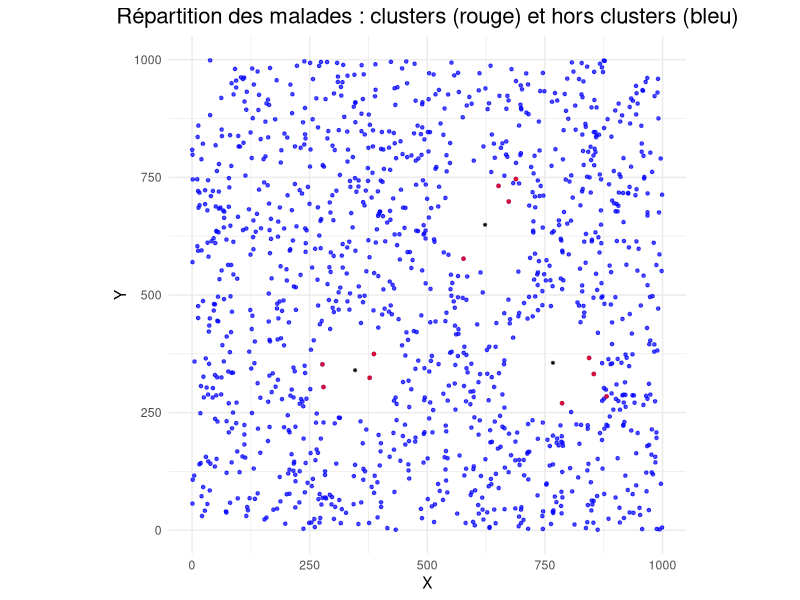

This chart was generated by the following R code: (Note: this script raises an error after producing the figure.)
## ---- chunk 1
rm(list = ls())

library(dplyr)
library(ggplot2)
library(sampling)
library(MASS)
library(clusterGeneration)
library(mvtnorm)
library(survey)


## ---- chunk 2
set.seed(123)

# Étape 1 : Génération de la population globale
n_total <- 250000  # Nombre total d'individus

# Générer des coordonnées aléatoires dans un espace 2D (1000 x 1000)
population <- data.frame(
  id = 1:n_total,
  x = runif(n_total, min = 0, max = 1000),  # Coordonnées x
  y = runif(n_total, min = 0, max = 1000)   # Coordonnées y
)

# Étape 2 : Définition des centres des clusters de malades
n_centres <- 3  # Nombre de clusters
centres_malades <- data.frame(
  centre_id = 1:n_centres,
  x = runif(n_centres, min = 200, max = 800),  # Centres x
  y = runif(n_centres, min = 200, max = 800)   # Centres y
)

## ---- chunk 3
# Étape 3 : Génération des malades
prop_malades <- 0.005  # Proportion totale de malades dans la population
prop_clusters <- 0.01 # Proportion de malades dans les clusters
n_malades <- round(n_total * prop_malades)  # Nombre total de malades
n_cluster_malades <- round(n_malades * prop_clusters)  # Nombre de malades dans les clusters
n_outside_malades <- n_malades - n_cluster_malades  # Nombre de malades hors clusters
mean_radius <- 50  # Rayon moyen autour des centres

# Générer les malades dans les clusters
set.seed(456)
malades_clusters <- do.call(rbind, lapply(1:n_centres, function(i) {
  n_cluster <- round(n_cluster_malades / n_centres)  # Répartition des malades entre les clusters
  data.frame(
    id = NA,  # ID temporaire (non encore assigné)
    x = rnorm(n_cluster, mean = centres_malades$x[i], sd = mean_radius),
    y = rnorm(n_cluster, mean = centres_malades$y[i], sd = mean_radius),
    malade = 1,  # Marquer ces individus comme malades
    cluster = i  # Identifier le cluster
  )
}))

# Assurer que les malades dans les clusters restent dans la grille
malades_clusters$x <- pmax(0, pmin(1000, malades_clusters$x))
malades_clusters$y <- pmax(0, pmin(1000, malades_clusters$y))

# Générer les malades hors des clusters
set.seed(789)
malades_outside <- data.frame(
  id = integer(0),   # ID temporaire vide (type entier)
  x = numeric(0),    # Coordonnée x vide
  y = numeric(0),    # Coordonnée y vide
  malade = integer(0)  # Marqueur vide
)


while (nrow(malades_outside) < n_outside_malades) {
  # Calculer le nombre de malades hors clusters à ajouter
  malades_outside_a_ajouter <- n_outside_malades - nrow(malades_outside)
  
  # Générer des candidats hors clusters
  candidates <- data.frame(
    x = runif(malades_outside_a_ajouter, min = 0, max = 1000),
    y = runif(malades_outside_a_ajouter, min = 0, max = 1000)
  )
  
  # Calculer la distance aux centres des clusters
  distances <- sapply(1:n_centres, function(i) {
    sqrt((candidates$x - centres_malades$x[i])^2 + (candidates$y - centres_malades$y[i])^2)
  })
  
  # Garder les points éloignés des clusters
  if (malades_outside_a_ajouter > 1) {
    outside <- rowSums(distances < mean_radius * 2) == 0  # Ajuster la zone d'exclusion
  } else { # si on a qu'un seul individu à ajouter on ne peut pas utiliser rowSums (on utilise juste sum)
    outside <- sum(distances < mean_radius * 2) == 0  # Ajuster la zone d'exclusion
  }
  
  malades_outside <- rbind(
    malades_outside,
    data.frame(
      id = NA, 
      x = candidates[outside, "x"], 
      y = candidates[outside, "y"], 
      malade = 1
    )
  )
}

# Ajouter les IDs à la population
malades_clusters$id <- sample(population$id, nrow(malades_clusters))
malades_outside$id <- sample(setdiff(population$id, malades_clusters$id), nrow(malades_outside))

# Fusionner les malades
malades <- rbind(
  malades_clusters[, c("id", "x", "y", "malade")],
  malades_outside[, c("id", "x", "y", "malade")]
)

# Ajouter les malades à la population globale
population$malade <- 0
test <- population
population[population$id %in% malades$id, c("x", "y", "malade")] <- malades[, c("x", "y", "malade")]

# Étape 4 : Visualisation
library(ggplot2)

# Séparerles malades dans et hors clusters pour la visualisation
malades_clusters_plot <- malades_clusters
malades_outside_plot <- subset(population, malade == 1 & !(id %in% malades_clusters$id))

ggplot() +
  geom_point(data = malades_outside_plot, aes(x = x, y = y), color = "blue", size = 0.9, alpha = 0.7) +
  geom_point(data = malades_clusters_plot, aes(x = x, y = y), color = "red", size = 0.9, alpha = 0.7) +
  geom_point(data = centres_malades, aes(x = x, y = y), color = "black", size = 0.5, shape = 8) +
  labs(title = "Répartition des malades : clusters (rouge) et hors clusters (bleu)",
       x = "X", y = "Y") +
  coord_fixed(ratio = 1, xlim = c(0, 1000), ylim = c(0, 1000)) +
  theme_minimal() +
  theme(plot.title = element_text(hjust = 0.5, size = 16))




## Création des PSU


# Étape 4 : Création de PSU réguliers (15x15) dans l'espace 1000x1000
psu_size <- 15  

# Calculer les limites des PSU
psu_x_limits <- seq(0, 1000, by = 1000/psu_size)
psu_y_limits <- seq(0, 1000, by = 1000/psu_size)

# Attribuer chaque individu à une PSU
population$psu_x <- cut(population$x, breaks = psu_x_limits, labels = FALSE, include.lowest = TRUE)
population$psu_y <- cut(population$y, breaks = psu_y_limits, labels = FALSE, include.lowest = TRUE)


# Étape 5 : Créer un tableau récapitulatif du nombre d'individus et des malades par PSU
psu_counts <- population %>%
  group_by(psu_x, psu_y) %>%
  summarise(
    total_individus = n(),
    malades = sum(malade),
    .groups = "drop"
  ) 

# On rajoute la colonne pour identifier les PSU
psu_counts$PSU <- seq(1, 225, by = 1)

# Calcul du taux d'individu malades
psu_counts$Y_h <- psu_counts$malades / psu_counts$total_individus

# On détermine d'abord pour chaque PSU si elle est malade ou pas. Si la prévalence dans une PSU est supérieure à 0.5%, alors on dira que cette PSU est malade. Sinon, cette PSU n'est pas malade. 
psu_counts$PSU_malade <- psu_counts$Y_h > 0.005



## Détermination de l'ordre de visite des PSU 

## Chemin GTRS

# On va créer des blocs de taille 3*3 (c'est-à-dire que chaque bloc contient 9 PSU, et on a au total 5*5=25 blocs).
bloc_size <- 3
nb_blocs_par_ligne_ou_colonne <- psu_size / bloc_size

# On ajoute l'identifiant des blocs pour chaque case
# On utilisera l'opérateur %/% qui permet d'obtenir le quotient d'une division euclidienne
psu_bloc <- psu_counts %>%
  mutate(
    bloc_ligne_x = (psu_x - 1) %/% bloc_size + 1, # le numéro de ligne du bloc (entre 1 et 5)
    bloc_colonne_y = (psu_y - 1) %/% bloc_size + 1, # le numéro de colonne du bloc (entre 1 et 5)
    bloc_id = (bloc_ligne_x - 1) * nb_blocs_par_ligne_ou_colonne + bloc_colonne_y # le numéro du bloc entre 1 et 25 sachant qu'ils sont parcourus dans l'ordre de la lecture (c'est-à-dire de gauche à droite pour chaque ligne, de la ligne la plus haute à la ligne la plus basse)
  )

chemin_blocs <- NULL
# Ensuite, on va créer une boucle qui ajoute les blocs dans l'ordre selon si la ligne doit se parcourir de gauche à droite (pour les lignes ayant un numéro impair) ou de droite à gauche (pour les lignes ayant un numéro pair)
for (i in 1:5) {
  if (i %% 2 == 1) {
    # Ligne impaire : de gauche à droite
    chemin_blocs <- c(chemin_blocs, seq((i-1) * 5 + 1, i * 5))
  } else {
    # Ligne paire : de droite à gauche
    chemin_blocs <- c(chemin_blocs, seq(i * 5, (i-1) * 5 + 1, by = -1))
  }
}
chemin_blocs # numéros des blocs de 3*3 PSU dans l'ordre où ces blocs devront être visités
# cela correspond à l'ordre à utiliser pour parcourir les blocs (colonne bloc_id de la table psu_bloc)

# On définit l'ordre de parcours dans chaque bloc
psu_bloc <- psu_bloc %>%
  mutate(
    ordre_dans_le_bloc = case_when(
      psu_y %in% c(1, 4, 7, 10, 13) & psu_x %in% c(1, 4, 7, 10, 13) ~ 1,
      psu_y %in% c(1, 4, 7, 10, 13) & psu_x %in% c(2, 5, 8, 11, 14) ~ 2,
      psu_y %in% c(1, 4, 7, 10, 13) & psu_x %in% c(3, 6, 9, 12, 15) ~ 3,
      psu_y %in% c(2, 5, 8, 11, 14) & psu_x %in% c(3, 6, 9, 12, 15) ~ 4,      
      psu_y %in% c(2, 5, 8, 11, 14) & psu_x %in% c(2, 5, 8, 11, 14) ~ 5,
      psu_y %in% c(2, 5, 8, 11, 14) & psu_x %in% c(1, 4, 7, 10, 13) ~ 6,
      psu_y %in% c(3, 6, 9, 12, 15) & psu_x %in% c(1, 4, 7, 10, 13) ~ 7,
      psu_y %in% c(3, 6, 9, 12, 15) & psu_x %in% c(2, 5, 8, 11, 14) ~ 8,
      psu_y %in% c(3, 6, 9, 12, 15) & psu_x %in% c(3, 6, 9, 12, 15) ~ 9,
      TRUE ~ NA_real_ # Valeur par défaut si aucune condition n'est remplie
    )
  )

chemin <- NULL
for (i in chemin_blocs) {
  for (j in 1:9) {
    le_bon_PSU <- psu_bloc %>% 
      filter(bloc_id == i & ordre_dans_le_bloc == j)
    chemin <- c(chemin, le_bon_PSU$PSU)
  }
}

chemin_mc_posa <- chemin
chemin_mc_cposa <- chemin

## ---- chunk 4


# Création d'un chemin "serpent" pour parcourir les PSU
# D'abord on initialise un vecteur nul qui contiendra par la suite les PSU dans l'ordre de visite.
chemin <- NULL
# Ensuite, on va créer une boucle qui ajoute les PSU dans l'ordre selon si la ligne doit se parcourir de gauche à droite (pour les lignes ayant un numéro impair) ou de droite à gauche (pour les lignes ayant un numéro pair)
for (i in 1:psu_size) {
  if (i %% 2 == 1) {
    # Ligne impaire : de gauche à droite
    chemin <- c(chemin, seq((i-1) * psu_size + 1, i * psu_size))
  } else {
    # Ligne paire : de droite à gauche
    chemin <- c(chemin, seq(i * psu_size, (i-1) * psu_size + 1, by = -1))
  }
}
chemin # numéros des PSU dans l'ordre où ils devront être visités

chemin_mc_posa <- chemin
chemin_mc_cposa <- chemin

## ---- chunk 5

# On va créer des blocs de taille 3*3 (c'est-à-dire que chaque bloc contient 9 PSU, et on a au total 5*5=25 blocs).
bloc_size <- 3
nb_blocs_par_ligne_ou_colonne <- psu_size / bloc_size

# On ajoute l'identifiant des blocs pour chaque case
# On utilisera l'opérateur %/% qui permet d'obtenir le quotient d'une division euclidienne
psu_bloc <- psu_counts %>%
  mutate(
    bloc_ligne_x = (psu_x - 1) %/% bloc_size + 1, # le numéro de ligne du bloc (entre 1 et 5)
    bloc_colonne_y = (psu_y - 1) %/% bloc_size + 1, # le numéro de colonne du bloc (entre 1 et 5)
    bloc_id = (bloc_ligne_x - 1) * nb_blocs_par_ligne_ou_colonne + bloc_colonne_y # le numéro du bloc entre 1 et 25 sachant qu'ils sont parcourus dans l'ordre de la lecture (c'est-à-dire de gauche à droite pour chaque ligne, de la ligne la plus haute à la ligne la plus basse)
  )

chemin_blocs <- NULL
# Ensuite, on va créer une boucle qui ajoute les blocs dans l'ordre selon si la ligne doit se parcourir de gauche à droite (pour les lignes ayant un numéro impair) ou de droite à gauche (pour les lignes ayant un numéro pair)
for (i in 1:5) {
  if (i %% 2 == 1) {
    # Ligne impaire : de gauche à droite
    chemin_blocs <- c(chemin_blocs, seq((i-1) * 5 + 1, i * 5))
  } else {
    # Ligne paire : de droite à gauche
    chemin_blocs <- c(chemin_blocs, seq(i * 5, (i-1) * 5 + 1, by = -1))
  }
}
chemin_blocs # numéros des blocs de 3*3 PSU dans l'ordre où ces blocs devront être visités
# cela correspond à l'ordre à utiliser pour parcourir les blocs (colonne bloc_id de la table psu_bloc)

# On définit l'ordre de parcours dans chaque bloc
psu_bloc <- psu_bloc %>%
  mutate(
    ordre_dans_le_bloc = case_when(
      psu_y %in% c(1, 4, 7, 10, 13) & psu_x %in% c(1, 4, 7, 10, 13) ~ 1,
      psu_y %in% c(1, 4, 7, 10, 13) & psu_x %in% c(2, 5, 8, 11, 14) ~ 2,
      psu_y %in% c(1, 4, 7, 10, 13) & psu_x %in% c(3, 6, 9, 12, 15) ~ 3,
      psu_y %in% c(2, 5, 8, 11, 14) & psu_x %in% c(3, 6, 9, 12, 15) ~ 4,      
      psu_y %in% c(2, 5, 8, 11, 14) & psu_x %in% c(2, 5, 8, 11, 14) ~ 5,
      psu_y %in% c(2, 5, 8, 11, 14) & psu_x %in% c(1, 4, 7, 10, 13) ~ 6,
      psu_y %in% c(3, 6, 9, 12, 15) & psu_x %in% c(1, 4, 7, 10, 13) ~ 7,
      psu_y %in% c(3, 6, 9, 12, 15) & psu_x %in% c(2, 5, 8, 11, 14) ~ 8,
      psu_y %in% c(3, 6, 9, 12, 15) & psu_x %in% c(3, 6, 9, 12, 15) ~ 9,
      TRUE ~ NA_real_ # Valeur par défaut si aucune condition n'est remplie
    )
  )

chemin <- NULL
for (i in chemin_blocs) {
  for (j in 1:9) {
    le_bon_PSU <- psu_bloc %>% 
      filter(bloc_id == i & ordre_dans_le_bloc == j)
    chemin <- c(chemin, le_bon_PSU$PSU)
  }
}

chemin_mc_posa <- chemin
chemin_mc_cposa <- chemin

## ---- chunk 6
set.seed(123) 
n_iterations <- 5000

# Création d'une matrice pour stocker les résultats
resultats_simulation_posa_final <- data.frame(
  taille_echantillon = numeric(n_iterations),
  nombre_malades = numeric(n_iterations)
)

resultats_simulation_posa <- data.frame(
  taille_echantillon = numeric(n_iterations),
  nombre_malades = numeric(n_iterations)
)

## ---- chunk 7
i = 0
m_min = 21   # Nombre minimal de PSU sélectionnées

for (iteration in 1:n_iterations) {
  # Initialisation des données et des probabilités
  psu_counts <- psu_counts %>% 
    mutate(proba_initiale = total_individus / sum(total_individus) * m_min)
  
  # Initialisation des probabilités mises à jour (au départ égales aux probabilités initiales)
  psu_counts$proba_mise_a_jour <- psu_counts$proba_initiale
  
  # Initialisation de la liste des PSU sélectionnées
  psu_selectionnees <- vector("list", length = psu_size * psu_size)
  
  # Initialisation de l'estimateur Pseudo-HT
  HT_pseudo <- 0 
  V_HT_pseudo <- 0
  N_total <- sum(psu_counts$total_individus)  # Taille totale de la population
  
  # Sélection de la première PSU avec sa probabilité initiale
  if (runif(n = 1, min = 0, max = 1) < psu_counts$proba_initiale[1]) {
    psu_selectionnees[[1]] <- psu_counts[1, ]
  }
  
  chemin_mc_posa_tempo <- chemin_mc_posa
  
  # Parcours des PSU pour sélection adaptative et mise à jour de HT_pseudo
  for (h in 2:225) { 
    PSU_actuelle <- chemin_mc_posa_tempo[h]
    PSU_precedente <- chemin_mc_posa_tempo[h - 1]
    
    # Mise à jour des probabilités des PSU voisines si la PSU précédente est malade
    if (!(is.null(psu_selectionnees[[PSU_precedente]])) & psu_counts$PSU_malade[PSU_precedente]) {
      psu_counts$proba_mise_a_jour[PSU_actuelle] <- 1
      psu_selectionnees[[PSU_actuelle]] <- psu_counts[PSU_actuelle, ]
    } else {
      # Sélection avec la probabilité d'inclusion initiale ou mise à jour
      if (runif(n = 1, min = 0, max = 1) < psu_counts$proba_mise_a_jour[PSU_actuelle]) {
        psu_selectionnees[[PSU_actuelle]] <- psu_counts[PSU_actuelle, ]
      }
    }
    
    # Définition de S_h : indicatrice de sélection
    Sh <- ifelse(!is.null(psu_selectionnees[[PSU_actuelle]]), 1, 0)
    
    # Mise à jour séquentielle de l'estimateur Pseudo-HT uniquement si Sh = 1
    if (Sh == 1) {
      Yh <- psu_counts[PSU_actuelle, "malades"] 
      pi_h_1 <- psu_counts[PSU_actuelle, "proba_mise_a_jour"]
      
      if (pi_h_1 > 0) {
        HT_pseudo <- HT_pseudo + (Yh * Sh) / pi_h_1
        V_HT_pseudo <- V_HT_pseudo + (1 / pi_h_1) * (1 / pi_h_1 - 1) * Yh**2
      }
    }
  }
  
  # Normalisation de l'estimateur Pseudo-HT
  Y_PHT <- HT_pseudo / N_total
  V_PHT <- V_HT_pseudo / N_total**2

  # Calcul HT classique
  Y_HT <- sum(psu_counts$malades / psu_counts$proba_initiale) * 1 / 250000
  V_HT <- sum((psu_counts$malades^2 / psu_counts$proba_initiale^2) / psu_counts$proba_initiale) - (sum(psu_counts$malades / psu_counts$proba_initiale))^2
  CV_HT <- sqrt(V_HT) / Y_HT # coefficient de variation
  
  # Comparaison PHT et HT
  rapport_variances <- V_PHT / V_HT
  biais_relatif <- (Y_PHT - Y_HT) / Y_HT
  
  # Calcul des résultats pour cette itération
  m_ech <- nrow(as.data.frame(do.call(rbind, psu_selectionnees))) 
  taille_echantillon <- sum(sapply(psu_selectionnees, function(psu) if (!is.null(psu)) psu$total_individus else 0))
  nombre_malades <- sum(sapply(psu_selectionnees, function(psu) if (!is.null(psu) && psu$PSU_malade) psu$malades else 0))
  
  # Enregistrement des résultats
  resultats_simulation_posa[iteration, "taille_echantillon"] <- taille_echantillon
  resultats_simulation_posa[iteration, "nombre_malades"] <- nombre_malades
  resultats_simulation_posa[iteration, "m_ech"] <- m_ech
  resultats_simulation_posa[iteration, "Y_HT"] <- Y_HT
  resultats_simulation_posa[iteration, "Y_PHT"] <- Y_PHT
  resultats_simulation_posa[iteration, "V_HT"] <- V_HT
  resultats_simulation_posa[iteration, "V_PHT"] <- V_PHT
  resultats_simulation_posa[iteration, "CV_PHT"] <- CV_PHT
  resultats_simulation_posa[iteration, "CV_HT"] <- CV_HT
  resultats_simulation_posa[iteration, "rapport_variances"] <- rapport_variances
  resultats_simulation_posa[iteration, "biais_relatif"] <- biais_relatif

}


# Résumé des résultats
summary(resultats_simulation_posa)


## ---- chunk 8
# A modifier en fonction du taux de clustering
resultats_simulation_posa$taux_cluster <- 0.7

# A la première itération
resultats_simulation_posa_final <- resultats_simulation_posa

# Pour le reste
resultats_simulation_posa_final <- rbind(resultats_simulation_posa_final,resultats_simulation_posa)
## ---- chunk 9
plot_taille_08_nwho_gtrs <- ggplot(resultats_simulation_posa_final, aes(x = as.factor(taux_cluster), y = taille_echantillon)) +
  geom_boxplot(fill = "skyblue", color = "black") +
  labs(title = "Boxplot de tailles_echantillon par taux_cluster",
       x = "Taux Cluster",
       y = "Taille de l'échantillon") +
  theme_minimal()

plot_malades_08_nwho_gtrs <- ggplot(resultats_simulation_posa_final, aes(x = as.factor(taux_cluster), y = nombre_malades)) +
  geom_boxplot(fill = "salmon", color = "black") +
  labs(title = "Boxplot de nombre_malades par taux_cluster",
       x = "Taux Cluster",
       y = "Nombre de malades") +
  theme_minimal()

## ---- chunk 10
set.seed(123) 
n_iterations <- 300

# Création d'une matrice pour stocker les résultats
resultats_simulation_cposa_final <- data.frame(
  taille_echantillon = numeric(n_iterations),
  nombre_malades = numeric(n_iterations)
)

resultats_simulation_cposa <- data.frame(
  taille_echantillon = numeric(n_iterations),
  nombre_malades = numeric(n_iterations)
)

## ---- chunk 11

m_min = 19  # Nombre minimal de PSU sélectionnées
zz = 0

for (iteration in 1:n_iterations) {
  # Initialisation des données et des probabilités
  psu_counts <- psu_counts %>% 
    mutate(proba_initiale = total_individus / sum(total_individus) * m_min)
  
  # Initialisation des probabilités mises à jour (au départ égales aux probabilités initiales)
  psu_counts$proba_mise_a_jour <- psu_counts$proba_initiale
  
  # Initialisation de la liste des PSU sélectionnées
  psu_selectionnees <- vector("list", length = psu_size * psu_size)
  
  # Sélection de la première PSU avec sa probabilité initiale
  if (runif(n = 1, min = 0, max = 1) < psu_counts$proba_initiale[1]) {
    psu_selectionnees[[1]] <- psu_counts[1, ]
  }
  
  chemin_mc_cposa_tempo <- chemin_mc_cposa
  total_individus_selectionnes <- 0  # Compteur pour le total des individus sélectionnés
  
  # Parcours des PSU pour sélection adaptative
  for (h in 2:225) { 
    PSU_actuelle <- chemin_mc_cposa_tempo[h]
    PSU_precedente <- chemin_mc_cposa_tempo[h - 1]
    
    # Mise à jour des probabilités des PSU voisines si la PSU précédente est malade
    if (!(is.null(psu_selectionnees[[PSU_precedente]])) & psu_counts$PSU_malade[PSU_precedente] & h < 225) {
      psu_counts$proba_mise_a_jour[PSU_actuelle] <- 1
      psu_selectionnees[[PSU_actuelle]] <- psu_counts[PSU_actuelle, ]
    
      # Mise à jour des probabilités uniquement si h < 225
      if (h < 225) {
        for (j in (h+1):225) {
            psu_counts$proba_mise_a_jour[j] <- psu_counts$proba_mise_a_jour[j] - 
                                               ((1 - psu_counts$proba_mise_a_jour[h]) / (225 - h)) 
            
          # Vérification que la probabilité mise à jour ne dépasse pas 1
          psu_counts$proba_mise_a_jour[j] <- ifelse(psu_counts$proba_mise_a_jour[j] > 1, 1, psu_counts$proba_mise_a_jour[j])
          }
        }
        
        # Sélection de la dernière PSU
        if (runif(n = 1, min = 0, max = 1) < psu_counts$proba_mise_a_jour[PSU_actuelle]) {
          psu_selectionnees[[PSU_actuelle]] <- psu_counts[PSU_actuelle, ]
        }
    } else {
        # Mise à jour des probabilités uniquement si h < 225
        if (h < 225) {
          for (j in (h+1):225) {
            psu_counts$proba_mise_a_jour[j] <- psu_counts$proba_mise_a_jour[j] + 
                                               (psu_counts$proba_mise_a_jour[h] / (225 - h)) 
          
            # Vérification que la probabilité mise à jour ne dépasse pas 1
            psu_counts$proba_mise_a_jour[j] <- ifelse(psu_counts$proba_mise_a_jour[j] > 1, 1, psu_counts$proba_mise_a_jour[j])
          }
        } 
        # Sélection de la dernière PSU
        if (runif(n = 1, min = 0, max = 1) < psu_counts$proba_mise_a_jour[PSU_actuelle]) {
          psu_selectionnees[[PSU_actuelle]] <- psu_counts[PSU_actuelle, ]
        }
    }
      
      # Cas spécifique pour h = 225
      if (h == 225) {
        # Sélection de la dernière PSU
        if (!(is.null(psu_selectionnees[[PSU_precedente]])) & psu_counts$PSU_malade[PSU_precedente]) {
          psu_counts$proba_mise_a_jour[h] <- 1
          psu_selectionnees[[PSU_actuelle]] <- psu_counts[PSU_actuelle, ]
        } else {
        if (runif(n = 1, min = 0, max = 1) < psu_counts$proba_mise_a_jour[PSU_actuelle]) {
          psu_selectionnees[[PSU_actuelle]] <- psu_counts[PSU_actuelle, ]
        }
      }
      }
  }
  
  # Calcul des résultats pour cette itération
  m_ech <- nrow(as.data.frame(do.call(rbind, psu_selectionnees))) 
  taille_echantillon <- sum(sapply(psu_selectionnees, function(psu) if (!is.null(psu)) psu$total_individus else 0))
  nombre_malades <- sum(sapply(psu_selectionnees, function(psu) if (!is.null(psu) && psu$PSU_malade) psu$malades else 0))
  
  # Enregistrement des résultats
  resultats_simulation_cposa[iteration, "taille_echantillon"] <- taille_echantillon
  resultats_simulation_cposa[iteration, "nombre_malades"] <- nombre_malades
  resultats_simulation_cposa[iteration, "m_ech"] <- m_ech
}




# Résumé des résultats
summary(resultats_simulation_cposa)

## ---- chunk 12
# A modifier en fonction du taux de clustering
resultats_simulation_cposa$taux_cluster <- 0.01

# A la première itération
resultats_simulation_cposa_final <- resultats_simulation_cposa

# Pour le reste
resultats_simulation_cposa_final <- rbind(resultats_simulation_cposa_final,resultats_simulation_cposa)
## ---- chunk 13
ggplot(resultats_simulation_cposa_final, aes(x = as.factor(taux_cluster), y = taille_echantillon)) +
  geom_boxplot(fill = "skyblue", color = "black") +
  labs(title = "Boxplot de tailles_echantillon par taux_cluster",
       x = "Taux Cluster",
       y = "Taille de l'échantillon") +
  theme_minimal()

ggplot(resultats_simulation_cposa_final, aes(x = as.factor(taux_cluster), y = nombre_malades)) +
  geom_boxplot(fill = "salmon", color = "black") +
  labs(title = "Boxplot de nombre_malades par taux_cluster",
       x = "Taux Cluster",
       y = "Nombre de malades") +
  theme_minimal()


## ---- chunk 14
# Prévalence dans la population
Y_barre <- nrow(malades) / nrow(population)

# On ajoute à la table psu_counts la colonne Y_h qui correspond à la prévalence dans la PSU h
psu_counts$Y_h <- psu_counts$malades / psu_counts$total_individus

# On calcule ensuite la variance de (Y_h)^barre avec la formule donnée page 22 de l'article
Var_Yh_barre <- 1 / n_total * sum( ((psu_counts$Y_h - Y_barre)**2) * psu_counts$total_individus )

# Puis on détermine k avec la formule page 22 de l'article
k <- sqrt(Var_Yh_barre) / Y_barre
## ---- chunk 15
# On peut regarder combien de PSU sont sélectionnées
sum(sapply(psu_selectionnees, function(x) !is.null(x) && nrow(x) > 0))
## ---- chunk 16
# On ne garde que les lignes effectivement sélectionnées
psu_selectionnees <- do.call(rbind, psu_selectionnees)

# On affiche ces PSU
psu_selectionnees
## ---- chunk 17
library(ggplot2)

# Ajouter une colonne pour identifier les groupes (PoSA ou CPoSA)
resultats_simulation_posa_final$groupe <- "PoSA"
resultats_simulation_cposa_final$groupe <- "CPoSA"

# Combiner les deux datasets
resultats_combines <- rbind(resultats_simulation_posa_final, resultats_simulation_cposa_final)

# Fixer l'ordre des groupes (PoSA avant CPoSA)
resultats_combines$groupe <- factor(resultats_combines$groupe, levels = c("PoSA", "CPoSA"))

# Graphique pour la taille de l'échantillon
plot_taille_nwho <- ggplot(resultats_combines, aes(x = as.factor(taux_cluster), y = taille_echantillon, fill = groupe)) +
  geom_boxplot(position = position_dodge(0.8), color = "black") +
  labs(title = "Boxplot de la taille de l'échantillon par taux_cluster : n_min = 0.7 n_who",
       x = "Taux Cluster",
       y = "Taille de l'échantillon") +
  scale_fill_manual(values = c("PoSA" = "skyblue", "CPoSA" = "steelblue")) +
  theme_minimal()

# Graphique pour le nombre de malades
plot_malades_nwho <- ggplot(resultats_combines, aes(x = as.factor(taux_cluster), y = nombre_malades, fill = groupe)) +
  geom_boxplot(position = position_dodge(0.8), color = "black") +
  labs(title = "Boxplot du nombre de malades par taux_cluster : n_min = 0.7 n_who",
       x = "Taux Cluster",
       y = "Nombre de malades") +
  scale_fill_manual(values = c("PoSA" = "salmon", "CPoSA" = "darkred")) +
  theme_minimal()

# Affichage des deux graphiques
plot_taille_08_nwho
plot_malades_08_nwho
plot_taille_07_nwho
plot_malades_07_nwho
plot_taille_nwho
plot_malades_nwho

## ---- chunk 18
install.packages("patchwork")
library(patchwork)

# Combinaison des graphiques 
combined_plot <- 
  (plot_taille_07_nwho + plot_taille_08_nwho + plot_taille_nwho)  

combined_plot_malades <-
  (plot_malades_07_nwho + plot_malades_08_nwho + plot_malades_nwho)

combined_plot_gtrs <- 
  (plot_taille_07_nwho_gtrs + plot_taille_08_nwho_gtrs + plot_taille_nwho_gtrs)

combined_plot_malades_gtrs <-
  (plot_malades_07_nwho_gtrs + plot_malades_08_nwho_gtrs + plot_malades_nwho_gtrs)

final_combined_plot <- (combined_plot / combined_plot_malades) + 
  plot_layout(heights = c(1.5, 1)) # Ajuste la hauteur relative des sections

final_combined_plot


# Affichage du graphique combiné
plot(combined_plot)
plot(combined_plot_gtrs)
plot(combined_plot_malades)
plot(combined_plot_malades_gtrs)

# Sauvegarde du graphique combiné
ggsave("final_combined_plot.png", combined_plot, width = 12, height = 8)

## ---- chunk 19

n_min <- 27

# Initialisation des données et des probabilités
psu_counts <- psu_counts %>% 
  mutate(proba_initiale = total_individus / sum(total_individus) * 27)

# Vérifier si la somme des probabilités initiales est supèrieur à n_min
if (sum(psu_counts$proba_initiale) < n_min) {
  facteur_ajustement <- n_min / sum(psu_counts$proba_initiale)
  # Ajuster les probabilités pour que leur somme soit égale à n_min
  psu_counts$proba_initiale <- psu_counts$proba_initiale * facteur_ajustement
}
psu_counts$weights <- 1 / psu_counts$proba_initiale



# Fonction pour le tirage de Poisson
UPpoisson <- function(probs) {
  # Tirage binaire selon les probabilités initiales
  rbinom(length(probs), size = 1, prob = probs)
}

# Simulation de Monte-Carlo
set.seed(123)  # Pour reproductibilité
n_simulations <- 5000  # Nombre de simulations

# Stocker les résultats des simulations
results <- replicate(n_simulations, {
  # Tirage de Poisson
  ind_tires <- UPpoisson(psu_counts$proba_initiale)
  
  # Filtrer les PSU sélectionnés
  psu_counts_simple <- psu_counts[ind_tires == 1, ]
  
  # Total d'individus
  total_individus <- sum(psu_counts_simple$total_individus)
  
  # Filtrer pour PSU_malade == TRUE
  psu_counts_simple_filtrer <- psu_counts_simple %>%
    filter(PSU_malade == TRUE)
  
  # Total de malades
  total_malades <- sum(psu_counts_simple_filtrer$malades)
  
  # Retourner les résultats
  c(total_individus, total_malades)
})

# Transposer et convertir les résultats en data.frame
results_df <- as.data.frame(t(results))
colnames(results_df) <- c("Total_Individus", "Total_Malades")

# Résumé des résultats
summary_results <- results_df %>%
  summarise(
    taille_echantillon = mean(Total_Individus),
    nombres_malades = mean(Total_Malades),
  )

# Afficher les résultats résumés
summary_results

## ---- chunk 20
# A modifier en fonction du taux de clustering
results_df$taux_cluster <- 0.7

# A la première itération
resultats_simulation_prop_final <- results_df

# Pour le reste
resultats_simulation_prop_final <- rbind(resultats_simulation_prop_final,results_df)


## ---- chunk 21
# Graphique pour Total_Individus
plot_total_individus_nwho <- ggplot(resultats_simulation_prop_final, aes(x = as.factor(taux_cluster), y = Total_Individus)) +
  geom_boxplot(fill = "skyblue", color = "black") +
  labs(
    title = "Boxplot du total d'individus par taux_cluster",
    x = "Taux Cluster",
    y = "Total d'individus"
  ) +
  theme_minimal()

# Graphique pour Total_Malades
plot_total_malades_nwho <- ggplot(resultats_simulation_prop_final, aes(x = as.factor(taux_cluster), y = Total_Malades)) +
  geom_boxplot(fill = "salmon", color = "black") +
  labs(
    title = "Boxplot du total de malades par taux_cluster",
    x = "Taux Cluster",
    y = "Total de malades"
  ) +
  theme_minimal()

# Combinaison des graphiques 
combined_plot <- 
  (plot_total_individus_07_nwho + plot_total_individus_08_nwho + plot_total_individus_nwho) /  # Ligne des tailles
  (plot_total_malades_07_nwho + plot_total_malades_08_nwho + plot_total_malades_nwho)  # Ligne des malades

# Affichage du graphique combiné
plot(combined_plot)

# Affichage des graphiques
print(plot_total_individus)
print(plot_total_malades)


## ---- chunk 22
library(ggplot2)

colnames(resultats_simulation_prop_final)[1] <- "taille_echantillon"
colnames(resultats_simulation_prop_final)[2] <- "nombre_malades"

# Ajouter une colonne pour identifier les groupes 
resultats_simulation_prop_final$groupe <- "Prop"

# Combiner les deux datasets
resultats_combines_total <- rbind(resultats_combines, resultats_simulation_prop_final)

# Fixer l'ordre des groupes (PoSA avant CPoSA)
resultats_combines_total$groupe <- factor(resultats_combines$groupe, levels = c("PoSA", "CPoSA","Prop"))

# Graphique pour la taille de l'échantillon
plot_taille_nwho <- ggplot(resultats_combines_total, aes(x = as.factor(taux_cluster), y = taille_echantillon, fill = groupe)) +
  geom_boxplot(position = position_dodge(0.8), color = "black") +
  labs(title = "Boxplot de la taille de l'échantillon par taux_cluster : n_min = 0.7 n_who",
       x = "Taux Cluster",
       y = "Taille de l'échantillon") +
  scale_fill_manual(values = c("PoSA" = "skyblue", "CPoSA" = "steelblue")) +
  theme_minimal()

# Graphique pour le nombre de malades
plot_malades_nwho <- ggplot(resultats_combines, aes(x = as.factor(taux_cluster), y = nombre_malades, fill = groupe)) +
  geom_boxplot(position = position_dodge(0.8), color = "black") +
  labs(title = "Boxplot du nombre de malades par taux_cluster : n_min = 0.7 n_who",
       x = "Taux Cluster",
       y = "Nombre de malades") +
  scale_fill_manual(values = c("PoSA" = "salmon", "CPoSA" = "darkred")) +
  theme_minimal()
